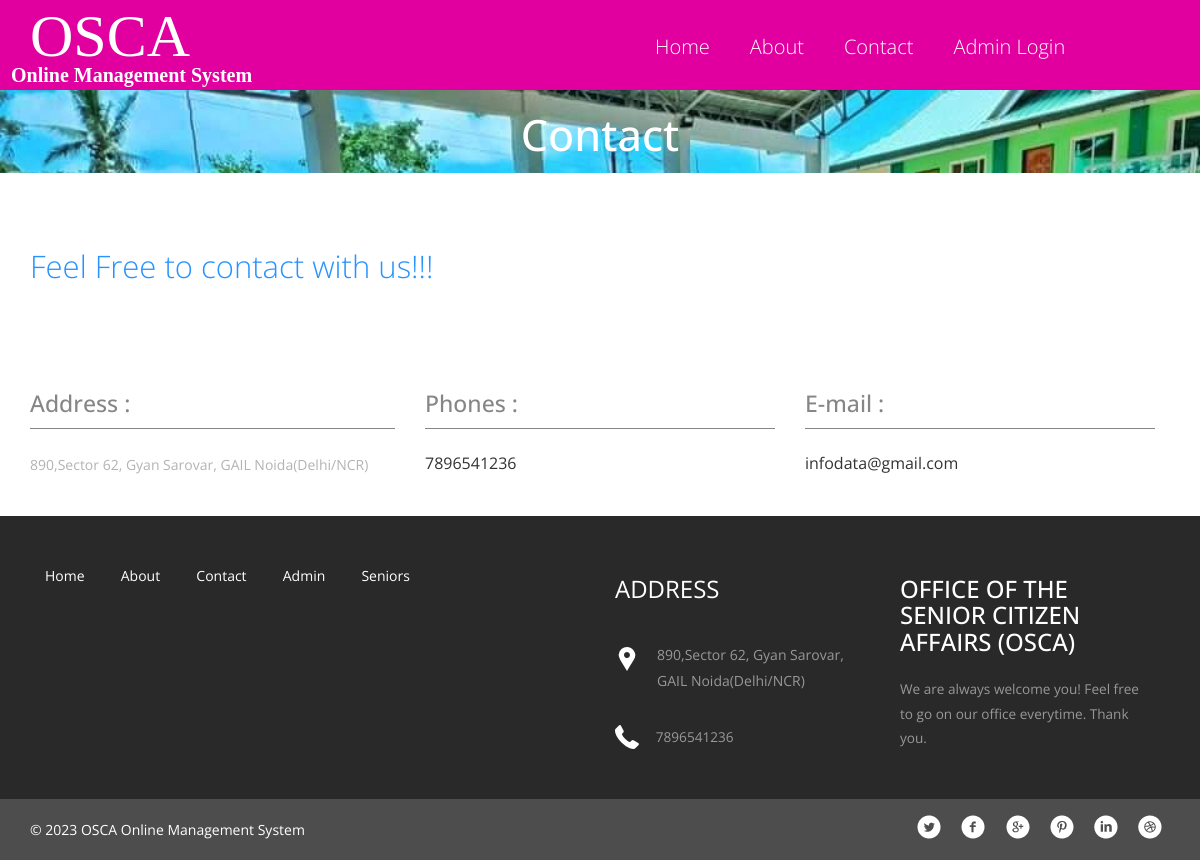
The app's page /contact.php, older data.
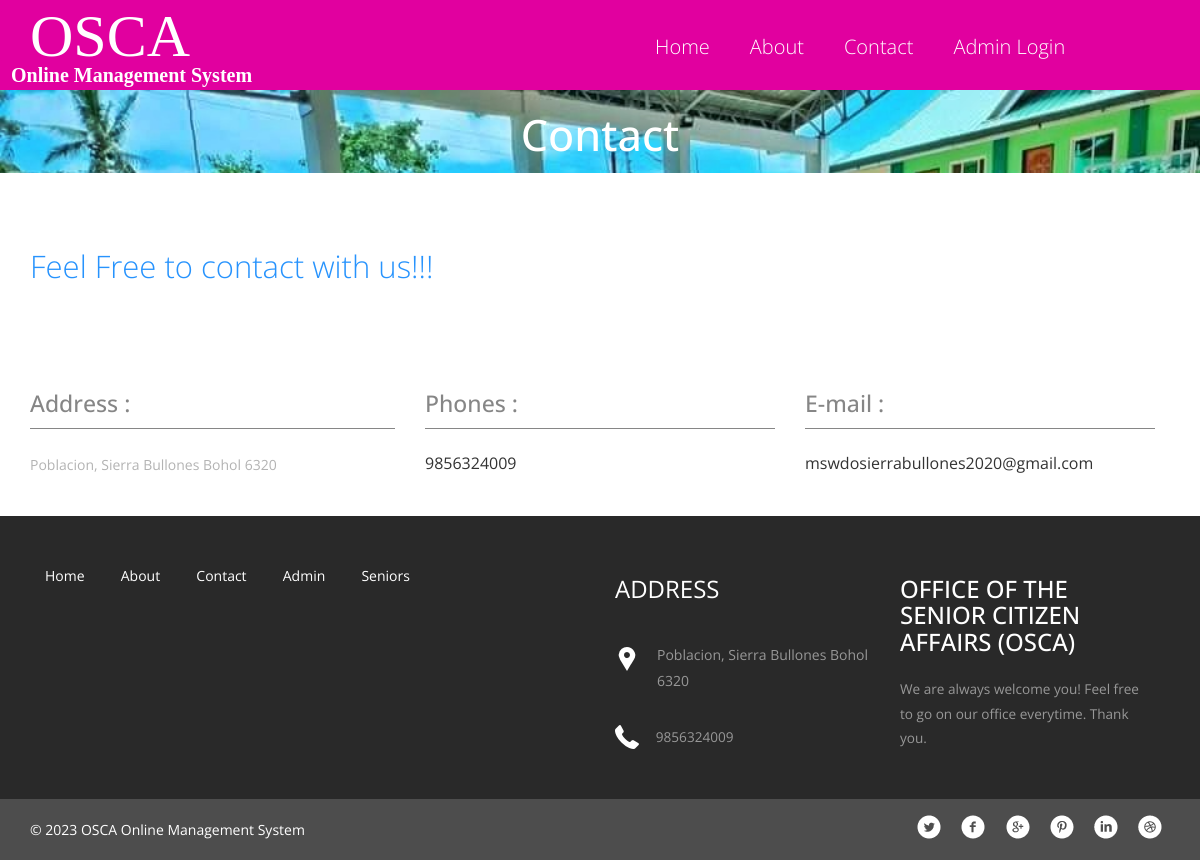
The same page, newer data.
### tables this page shows
CREATE TABLE `tblpage` (
  `ID` int(10) NOT NULL,
  `PageType` varchar(200) DEFAULT NULL,
  `PageTitle` mediumtext DEFAULT NULL,
  `PageDescription` mediumtext DEFAULT NULL,
  `Email` varchar(200) DEFAULT NULL,
  `MobileNumber` bigint(10) DEFAULT NULL,
  `UpdationDate` date DEFAULT NULL
);

### contact.php (the view, shortened to what this page needs)
<?php
include('includes/dbconnection.php');
?>
<!doctype html>
<html>
<head>
<link href="css/bootstrap.css" rel="stylesheet" type="text/css" media="all">
<link href="css/style.css" rel="stylesheet" type="text/css"/>
<link rel="stylesheet" href="css/style1.css" />
</head>
	<body>
		<?php include_once('includes/header.php');?>
<div class="banner banner5">
	<div class="container">
	<h2>Contact</h2>
	</div>
</div>
		<div class="contact">
			<div class="container">
				<div class="contact-info">
					<h3 class="c-text">Feel Free to contact with us!!!</h3>
				</div>
				<div class="contact-grids">
					<?php
$sql="SELECT * from tblpage where PageType='contactus'";
$query = $dbh -> prepare($sql);
$query->execute();
$results=$query->fetchAll(PDO::FETCH_OBJ);
$cnt=1;
if($query->rowCount() > 0)
{
foreach($results as $row)
{               ?>
					<div class="col-md-4 contact-grid-left">
						<h3>Address :</h3>
						<p><?php  echo htmlentities($row->PageDescription);?>
						</p>
					</div>
					<div class="col-md-4 contact-grid-middle">
						<h3>Phones :</h3>
						<p><?php  echo htmlentities($row->MobileNumber);?>
						</p>
					</div>
					<div class="col-md-4 contact-grid-right">
						<h3>E-mail :</h3>
						<p><?php  echo htmlentities($row->Email);?>
						</p>
					</div>
					<div class="clearfix"> </div>
					<?php $cnt=$cnt+1;}} ?>
				</div>
			</div>
		</div>
<?php include_once('includes/footer.php');?>
	</body>
</html>

### includes/header.php (shortened to what this page needs)
    <div class="header" id="home">
      <nav class="navbar navbar-default">
      <div>
         <H13><b>Online Management System</b></H13>
         </div>
        <div class="container">
          <div class="navbar-header">
          <h12><a class="navbar-brand" href="index.php">OSCA</a></h12>
          </div>
            <div class="collapse navbar-collapse" id="bs-example-navbar-collapse-1">
              <ul class="nav navbar-nav navbar-right margin-top cl-effect-2">
                <li><a href="index.php"><span data-hover="Home">Home</span></a></li>
                <li><a href="about.php"><span data-hover="About">About</span></a></li>
                <li><a href="contact.php"><span data-hover="Contact">Contact</span></a></li>
                <li><a href="admin/login.php"><span data-hover="Contact">Admin Login</span></a></li>
              </ul>
              <div class="clearfix"> </div>
            </div>
      </nav>
</div>

### includes/footer.php (shortened to what this page needs)
<div class="footer">
    <div class="container">
      <div class="col-md-6 footer-left">
        <ul>
          <li><a href="index.php">Home</a></li>
          <li><a href="about.php">About</a></li>
          <li><a href="contact.php">Contact</a></li>
          <li><a href="admin/login.php">Admin</a></li>
          <li><a href="user/login.php">Seniors</a></li>
        </ul>
      </div>
      <div class="col-md-3 footer-middle">
        <?php
$sql="SELECT * from tblpage where PageType='contactus'";
$query = $dbh -> prepare($sql);
$query->execute();
$results=$query->fetchAll(PDO::FETCH_OBJ);
$cnt=1;
if($query->rowCount() > 0)
{
foreach($results as $row)
{               ?>
        <h3>Address</h3>
        <div class="address">
          <p><?php  echo htmlentities($row->PageDescription);?>
          </p>
        </div>
        <div class="phone">
          <p><?php  echo htmlentities($row->MobileNumber);?></p>
        </div>
      <?php $cnt=$cnt+1;}} ?></div>
      <div class="col-md-3 footer-right">
        <h3>Office of the Senior Citizen Affairs (OSCA)</h3>
        <p>We are always welcome you! Feel free to go on our office everytime. Thank you.</p>
      </div>
      <div class="clearfix"> </div>
    </div>
  </div>
<div class="copyright">
    <div class="container">
      <div class="copyright-left">
      <p>© <?php echo date('Y');?> OSCA Online Management System </p>
      </div>
      <div class="copyright-right">
        <ul>
          <li><a href="#" class="twitter"> </a></li>
          <li><a href="#" class="twitter facebook"> </a></li>
          <li><a href="#" class="twitter chrome"> </a></li>
          <li><a href="#" class="twitter pinterest"> </a></li>
          <li><a href="#" class="twitter linkedin"> </a></li>
          <li><a href="#" class="twitter dribbble"> </a></li>
        </ul>
      </div>
      <div class="clearfix"> </div>
    </div>
  </div>

### css/style1.css (style rules this page uses)
h12 { position: relative; font-size: 20px; text-align: right; font-family: Georgia, 'Times New Roman', Times, serif; color: #ffffff; }
h13 { position: absolute; font-size: 20px; text-align: right; font-family: Georgia, 'Times New Roman', Times, serif; color: #ffffff; margin-top: 50px; margin-left: 10px; }

Row changes from the older to the newer data that the page shows:
changed tblpage: PageDescription "890,Sector 62, Gyan Sarovar, GAIL Noida(Delhi/NCR)" → "Poblacion, Sierra Bullones Bohol 6320"; MobileNumber "7896541236" → "9856324009"; Email "infodata@gmail.com" → "mswdosierrabullones2020@gmail.com"
